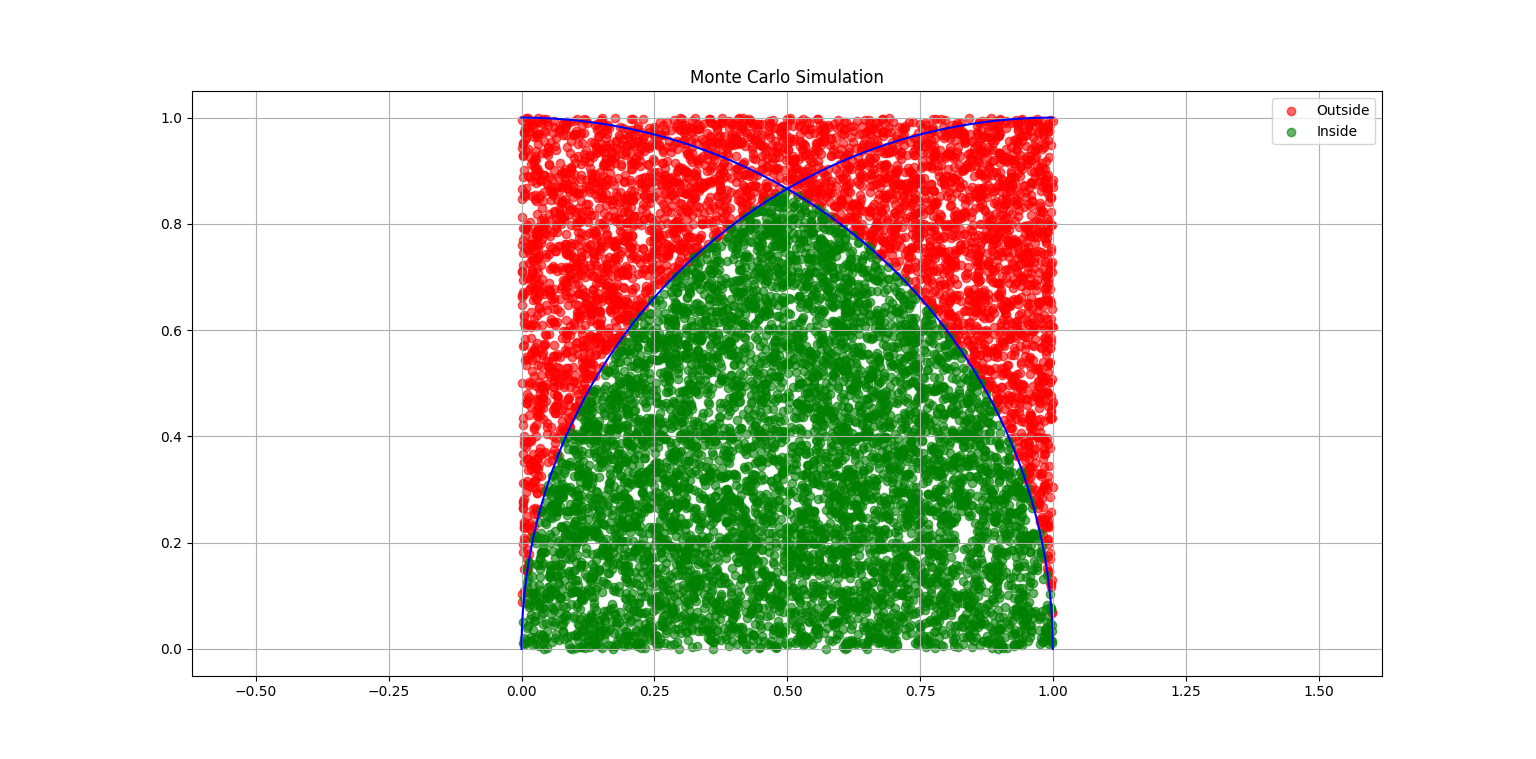

The Python source for this figure:
import numpy as np
import matplotlib.pyplot as plt

def sampling(x, y):
    # Point must be below both quarter circles
    left_circle = (x-0) ** 2 + (y-0) ** 2 <= 1
    right_circle = (x-1) ** 2 + (y-0) ** 2 <= 1
    return left_circle and right_circle

def monte_carlo_estimation(n=10000):
    # Generate random points
    x = np.random.uniform(0, 1, n)
    y = np.random.uniform(0, 1, n)
    points_inside = sum(sampling(x[i], y[i]) for i in range(n))
    estimated_area = points_inside / n
    return estimated_area

def visualize_simulation(n=10000):
    # Generate random points
    x = np.random.uniform(0, 1, n)
    y = np.random.uniform(0, 1, n)
    inside = [sampling(x[i], y[i]) for i in range(n)]
    plt.figure(figsize=(10, 10))
    plt.scatter(x[~np.array(inside)], y[~np.array(inside)],
               c='red', alpha=0.6, label='Outside')
    plt.scatter(x[np.array(inside)], y[np.array(inside)],
               c='green', alpha=0.6, label='Inside')
    theta = np.linspace(0, np.pi/2, 100)
    plt.plot(np.cos(theta), np.sin(theta), 'b-')
    plt.plot(1 + np.cos(theta+np.pi/2), np.sin(theta+np.pi/2), 'b-')
    plt.axis('equal')
    plt.grid(True)
    plt.legend()
    plt.title('Monte Carlo Simulation')
    plt.show()

#Monte Carlo Estimation
n_simulations = 5
results = []
for i in range(n_simulations):
    area = monte_carlo_estimation()
    results.append(area)

# Area =   (√3/4) + 2*(π/6 - √3/4) = π/3 - √3/4
exact_area = np.pi/3 - np.sqrt(3)/4

#Results
print(f"\nMonte Carlo Estimation Results:")
print(f"Average estimated area: {np.mean(results):.6f}")
print(f"Exact area (π/3 - √3/4): {exact_area:.6f}")
print(f"Relative error: {abs(np.mean(results) - exact_area)/exact_area * 100:.4f}%")
print("\n")
# Visualize simulation
visualize_simulation()
